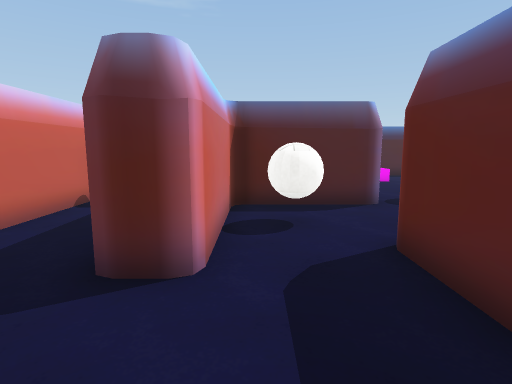
View 1 (above)

24 first-person views from a walk through a scene from a Unity 3-D project. The camera is 1.3 m above the floor, tilts 8° down and sees 80° across. The floor is counted in squares, 1 m on a side. Each view is taken from the middle of a square. On the plan, view 1 faces up. The plan holds only what a view shows up to about 14 squares ahead; the rest is blank. The place goes on beyond the plan. Some surface patterns are stand-ins.

View 2
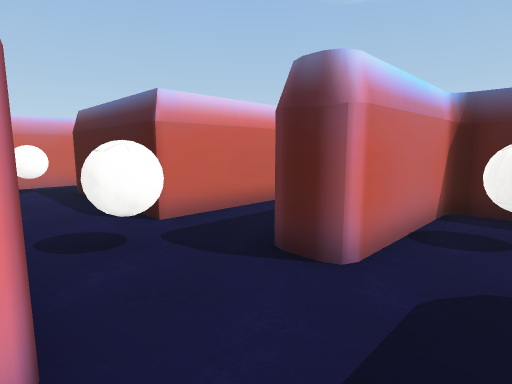

View 3
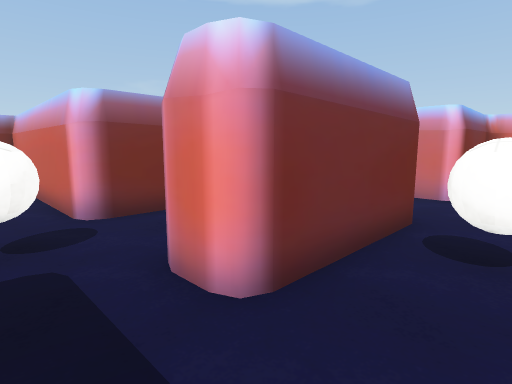

View 4
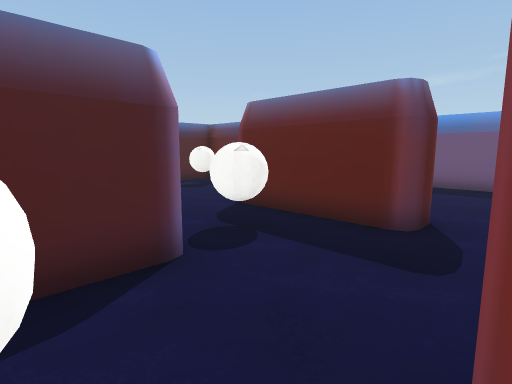

View 5
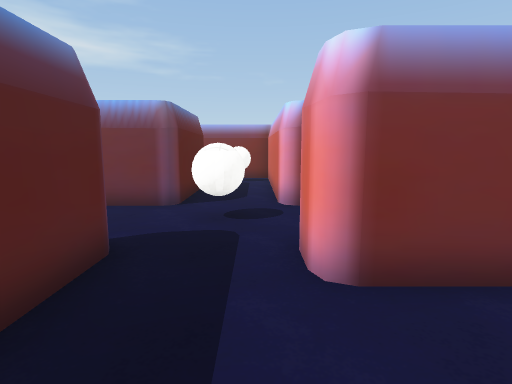

View 6
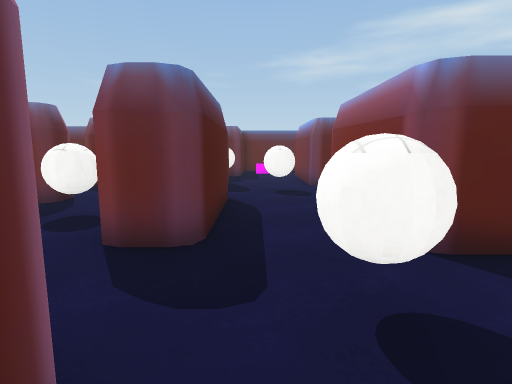

View 7
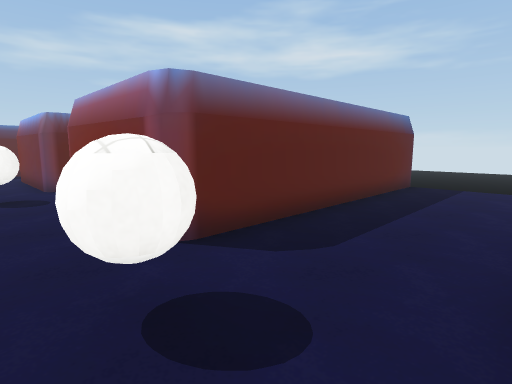

View 8
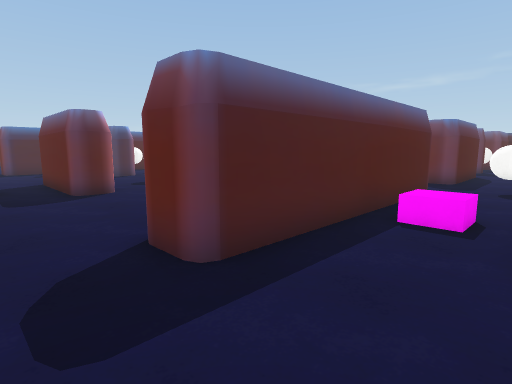

View 9
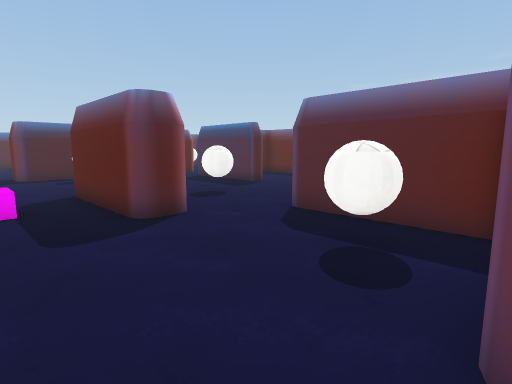

View 10
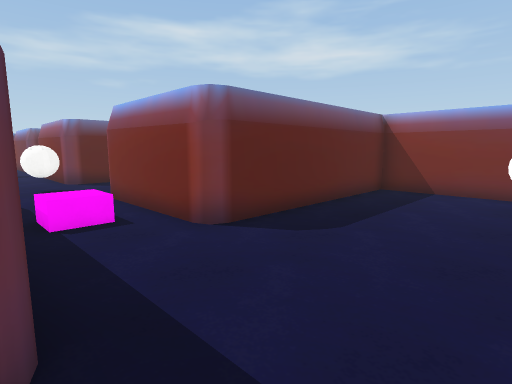

View 11
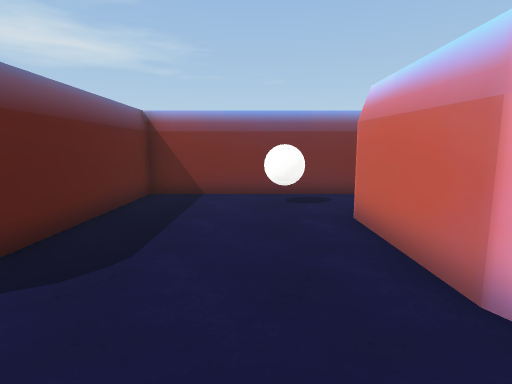

View 12
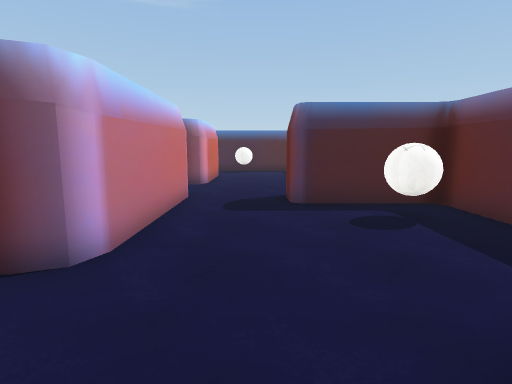

View 13
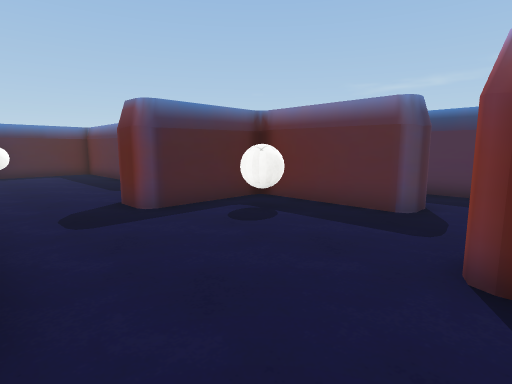

View 14
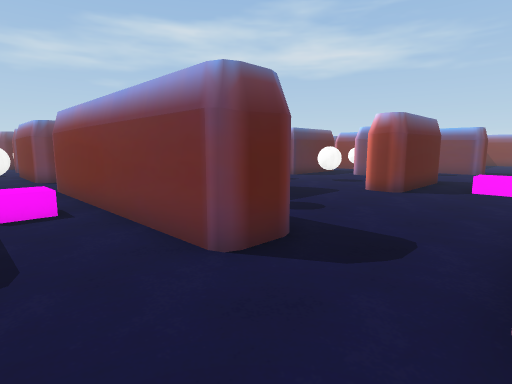

View 15
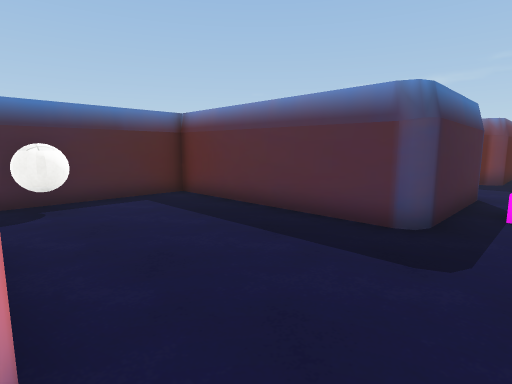

View 16
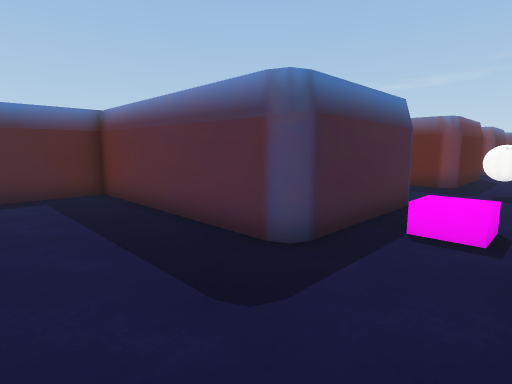

View 17
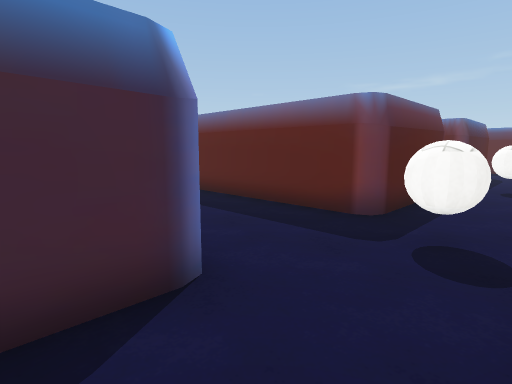

View 18
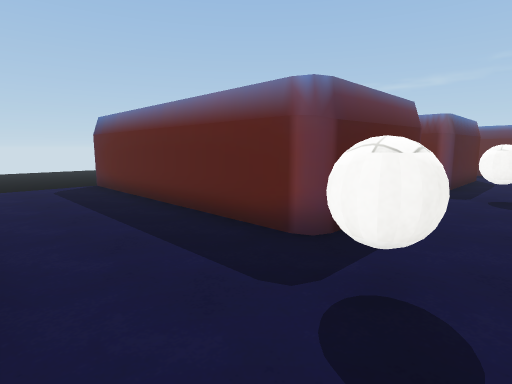

View 19
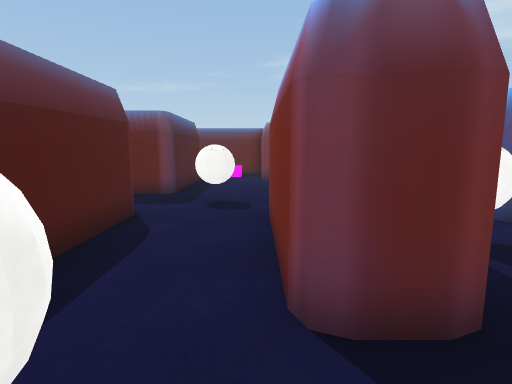

View 20
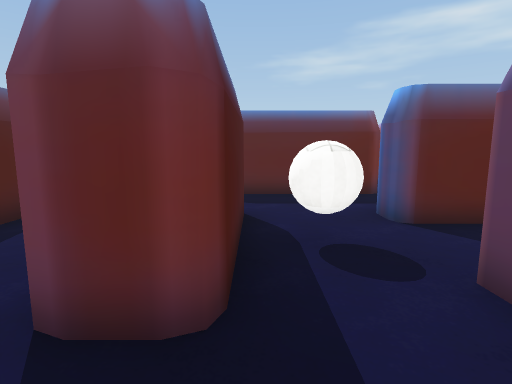

View 21
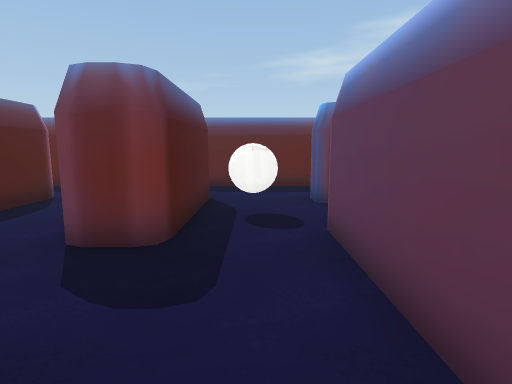

View 22
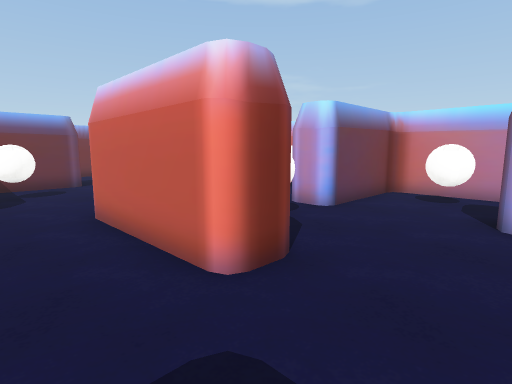

View 23
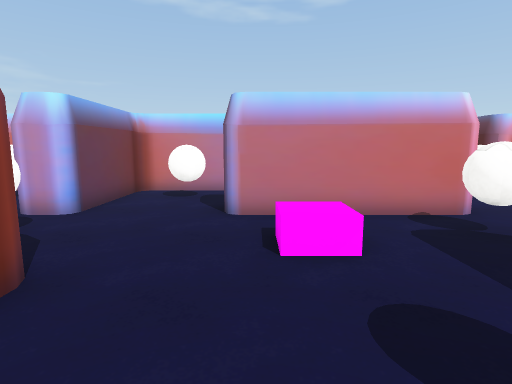

View 24
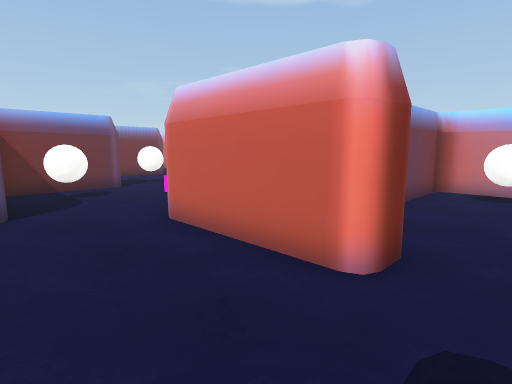

### Floor plan
Key: @ floor where view 1 was taken; # wall or solid block; . floor; v drop or lower ground; O other object.
Columns run from 19 left of view 1 to 10 right of it. Each row starts with its distance up from view 1.
 29            vvvv
 28            ...#
 27   ####     ...#
 26  O#..#     ...#
 25  O...#     ...#
 24 .....#     ...#
 23 O....#     ...#
 22 O....#     ...#
 21 O....#     ...#     .O
 20 O....######...#####..OOOOO
 19 ...........................
 18 .......O....OO.....OO......
 17  ..........................
 16 O..#########..OOOOO  OOOO#
 15 O...####    ...OOOO..OO..  ##
 14 O....O.#  . ....O....OO....O
 13 O....O.#   ####......OO.O..O
 12 O......#  #   ##.##..OO.... .
 11 O.........#      ##......... .
 10 ..........#       #OO........
  9 ....O.....#.      #......OO...
  8  O..O..O....   #  #####OOOO...
  7  ...O..O...    #  #####..OO...
  6  ...O.....     #. #OO....OO...
  5  ........      #. #OO.........
  4  ......#       #.##..O ......#
  3  ......#..######..#..O   ....
  2  ....O.#.O......O....O  ...O.
  1  ......#.O......O....O  .....
  0  ..#   #####..OOOOO@.O O.####
 -1  ..#########..OOOOO..OOOO
 -2  ...................O...
 -3  ......O....OO.....OO....
 -4 O.....####....##### .OOOOO
 -5 O....##    ...#   #..O
 -6 O....#     ...#   #..O
 -7 O....#     ...#   #..O
 -8 O....#     ...#   #  O
 -9 .OO..#     ...#   #OO
-10 .O...#     ...#   #OO
-11 ######     ...#   ####
-12            ...#
-13            ...#

Positions as (right, up) in squares from view 1, and headings:
1: (0, 0), facing up
2: (1, 0), facing up-left
3: (1, 2), facing down-left
4: (1, 4), facing up-right
5: (0, 3), facing down
6: (-9, -2), facing right
7: (-9, -2), facing down-right
8: (-18, -4), facing up-right
9: (-18, 0), facing up-right
10: (-18, -1), facing down-right
11: (-17, -2), facing down
12: (-17, 8), facing up
13: (-19, 9), facing up-right
14: (-19, 19), facing down-right
15: (-19, 18), facing up-right
16: (-17, 17), facing up-right
17: (-11, 17), facing up-right
18: (-9, 17), facing up-right
19: (-7, 17), facing right
20: (-7, 15), facing right
21: (-9, 14), facing right
22: (9, 12), facing down-left
23: (9, 12), facing left
24: (10, 11), facing down-left
